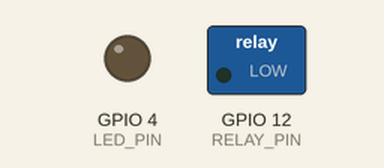
A sketch run on a simulated ESP32. Shown: switched loads named in the sketch (green lamp = pin HIGH), output pins drawn as LEDs (lit = HIGH). WiFi joins after 1.5 s; servers stay silent unless stated; uploads are accepted with an empty reply; the camera gives no picture; what the sketch prints to the serial monitor is not drawn.

Above: at 4.4 s.
At 5.6 s:
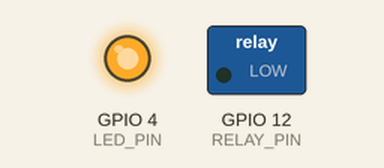
Timing chart, 0 to 10.4 s (numbered marks = the images above):
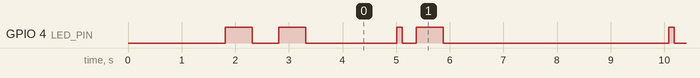

Measured:
- by itself, GPIO 4 (LED_PIN): HIGH → LOW at 2.3 s, → HIGH 0.50 s later, → LOW 0.50 s later, → HIGH 1.7 s later, … (103 changes in this stretch)
- by itself, everything shown: repeats every 5.1 s, in 4 steps

The sketch:

arduino-face-detector.ino
```cpp
/*
 * Arduino Face Recognition Attendance System
 *
 * This sketch captures images using ESP32-CAM and sends them to the
 * face recognition API for attendance tracking.
 *
 * Hardware Required:
 * - ESP32-CAM (AI-Thinker model)
 * - FTDI programmer (for initial upload)
 * - LED (optional, for status indication)
 * - Button (optional, for manual capture trigger)
 *
 * Connections:
 * - LED -> GPIO 4 (built-in flash LED)
 * - Button -> GPIO 13 (with internal pull-up)
 */

#include "esp_camera.h"
#include <WiFi.h>
#include <HTTPClient.h>
#include <ArduinoJson.h>

// WiFi credentials
const char* ssid = "YOUR_WIFI_SSID";
const char* password = "YOUR_WIFI_PASSWORD";

// API endpoints
const char* recognizeApiUrl = "http://facerecognition-attendance-w1hldw-e52aca-46-62-229-91.traefik.me/api/attendance";
const char* pythonApiUrl = "http://facerecognition-w1hldw-e52aca-46-62-229-91.traefik.me/recognize";

// GPIO pins
#define BUTTON_PIN 13
#define LED_PIN 4
#define RELAY_PIN 12  // For controlling door lock or other device

// Timing
unsigned long lastCaptureTime = 0;
const unsigned long captureInterval = 5000;  // Capture every 5 seconds in auto mode

// Mode selection
bool autoMode = true;  // Set to false for button-triggered mode

// Camera pins for AI-Thinker ESP32-CAM
#define PWDN_GPIO_NUM     32
#define RESET_GPIO_NUM    -1
#define XCLK_GPIO_NUM      0
#define SIOD_GPIO_NUM     26
#define SIOC_GPIO_NUM     27
#define Y9_GPIO_NUM       35
#define Y8_GPIO_NUM       34
#define Y7_GPIO_NUM       39
#define Y6_GPIO_NUM       36
#define Y5_GPIO_NUM       21
#define Y4_GPIO_NUM       19
#define Y3_GPIO_NUM       18
#define Y2_GPIO_NUM        5
#define VSYNC_GPIO_NUM    25
#define HREF_GPIO_NUM     23
#define PCLK_GPIO_NUM     22

void setup() {
  Serial.begin(115200);
  Serial.println("\n\nArduino Face Recognition Attendance System");
  Serial.println("==========================================");

  // Initialize GPIO
  pinMode(LED_PIN, OUTPUT);
  pinMode(RELAY_PIN, OUTPUT);
  pinMode(BUTTON_PIN, INPUT_PULLUP);

  digitalWrite(LED_PIN, LOW);
  digitalWrite(RELAY_PIN, LOW);

  // Connect to WiFi
  connectWiFi();

  // Initialize camera
  if (!initCamera()) {
    Serial.println("❌ Camera initialization failed!");
    while (true) {
      blinkLED(3, 200);  // Error indication
      delay(2000);
    }
  }

  Serial.println("✓ System ready!");
  Serial.println(autoMode ? "Mode: AUTO (continuous)" : "Mode: MANUAL (button trigger)");
  Serial.println("==========================================\n");

  blinkLED(2, 500);  // Success indication
}

void loop() {
  // Check WiFi connection
  if (WiFi.status() != WL_CONNECTED) {
    Serial.println("⚠️  WiFi disconnected. Reconnecting...");
    connectWiFi();
  }

  bool shouldCapture = false;

  if (autoMode) {
    // Auto mode: capture at regular intervals
    if (millis() - lastCaptureTime >= captureInterval) {
      shouldCapture = true;
      lastCaptureTime = millis();
    }
  } else {
    // Manual mode: capture on button press
    if (digitalRead(BUTTON_PIN) == LOW) {
      shouldCapture = true;
      delay(300);  // Debounce
      while (digitalRead(BUTTON_PIN) == LOW) delay(10);  // Wait for release
    }
  }

  if (shouldCapture) {
    captureAndRecognize();
  }

  delay(100);
}

void connectWiFi() {
  Serial.print("Connecting to WiFi");
  WiFi.begin(ssid, password);

  int attempts = 0;
  while (WiFi.status() != WL_CONNECTED && attempts < 30) {
    delay(500);
    Serial.print(".");
    attempts++;
  }

  if (WiFi.status() == WL_CONNECTED) {
    Serial.println("\n✓ WiFi connected!");
    Serial.print("IP address: ");
    Serial.println(WiFi.localIP());
  } else {
    Serial.println("\n❌ WiFi connection failed!");
  }
}

bool initCamera() {
  Serial.println("Initializing camera...");

  camera_config_t config;
  config.ledc_channel = LEDC_CHANNEL_0;
  config.ledc_timer = LEDC_TIMER_0;
  config.pin_d0 = Y2_GPIO_NUM;
  config.pin_d1 = Y3_GPIO_NUM;
  config.pin_d2 = Y4_GPIO_NUM;
  config.pin_d3 = Y5_GPIO_NUM;
  config.pin_d4 = Y6_GPIO_NUM;
  config.pin_d5 = Y7_GPIO_NUM;
  config.pin_d6 = Y8_GPIO_NUM;
  config.pin_d7 = Y9_GPIO_NUM;
  config.pin_xclk = XCLK_GPIO_NUM;
  config.pin_pclk = PCLK_GPIO_NUM;
  config.pin_vsync = VSYNC_GPIO_NUM;
  config.pin_href = HREF_GPIO_NUM;
  config.pin_sscb_sda = SIOD_GPIO_NUM;
  config.pin_sscb_scl = SIOC_GPIO_NUM;
  config.pin_pwdn = PWDN_GPIO_NUM;
  config.pin_reset = RESET_GPIO_NUM;
  config.xclk_freq_hz = 20000000;
  config.pixel_format = PIXFORMAT_JPEG;

  // Init with high specs to pre-allocate larger buffers
  if (psramFound()) {
    config.frame_size = FRAMESIZE_UXGA;  // 1600x1200
    config.jpeg_quality = 10;
    config.fb_count = 2;
  } else {
    config.frame_size = FRAMESIZE_SVGA;  // 800x600
    config.jpeg_quality = 12;
    config.fb_count = 1;
  }

  // Camera init
  esp_err_t err = esp_camera_init(&config);
  if (err != ESP_OK) {
    Serial.printf("Camera init failed with error 0x%x\n", err);
    return false;
  }

  // Adjust settings for better face recognition
  sensor_t * s = esp_camera_sensor_get();
  s->set_framesize(s, FRAMESIZE_VGA);  // 640x480 - good balance
  s->set_quality(s, 10);  // 0-63, lower is better quality
  s->set_brightness(s, 0);     // -2 to 2
  s->set_contrast(s, 0);       // -2 to 2
  s->set_saturation(s, 0);     // -2 to 2

  Serial.println("✓ Camera initialized successfully");
  return true;
}

void captureAndRecognize() {
  Serial.println("\n--- Capture & Recognize ---");

  // Flash LED to indicate capture
  digitalWrite(LED_PIN, HIGH);
  delay(100);
  digitalWrite(LED_PIN, LOW);

  // Capture image
  camera_fb_t * fb = esp_camera_fb_get();
  if (!fb) {
    Serial.println("❌ Camera capture failed");
    return;
  }

  Serial.printf("Image captured: %d bytes\n", fb->len);

  // Send to API
  bool recognized = sendImageToAPI(fb->buf, fb->len);

  // Return frame buffer
  esp_camera_fb_return(fb);

  // Handle response
  if (recognized) {
    Serial.println("✓ Face recognized! Access granted.");
    grantAccess();
  } else {
    Serial.println("⚠️  Face not recognized or no face detected.");
    denyAccess();
  }
}

bool sendImageToAPI(uint8_t* imageBuffer, size_t imageSize) {
  if (WiFi.status() != WL_CONNECTED) {
    Serial.println("❌ WiFi not connected");
    return false;
  }

  HTTPClient http;

  // Use the Go API endpoint which handles everything
  http.begin(recognizeApiUrl);
  http.addHeader("Content-Type", "multipart/form-data; boundary=----WebKitFormBoundary7MA4YWxkTrZu0gW");

  // Build multipart form data
  String boundaryStart = "------WebKitFormBoundary7MA4YWxkTrZu0gW\r\n";
  String contentDisposition = "Content-Disposition: form-data; name=\"image\"; filename=\"capture.jpg\"\r\n";
  String contentType = "Content-Type: image/jpeg\r\n\r\n";
  String boundaryEnd = "\r\n------WebKitFormBoundary7MA4YWxkTrZu0gW--\r\n";

  // Calculate total size
  size_t totalSize = boundaryStart.length() + contentDisposition.length() +
                     contentType.length() + imageSize + boundaryEnd.length();

  // Allocate buffer for complete request
  uint8_t* postData = (uint8_t*)malloc(totalSize);
  if (!postData) {
    Serial.println("❌ Memory allocation failed");
    http.end();
    return false;
  }

  // Build the POST data
  size_t offset = 0;
  memcpy(postData + offset, boundaryStart.c_str(), boundaryStart.length());
  offset += boundaryStart.length();
  memcpy(postData + offset, contentDisposition.c_str(), contentDisposition.length());
  offset += contentDisposition.length();
  memcpy(postData + offset, contentType.c_str(), contentType.length());
  offset += contentType.length();
  memcpy(postData + offset, imageBuffer, imageSize);
  offset += imageSize;
  memcpy(postData + offset, boundaryEnd.c_str(), boundaryEnd.length());

  // Send POST request
  Serial.println("Sending image to API...");
  int httpResponseCode = http.POST(postData, totalSize);

  free(postData);

  bool success = false;

  if (httpResponseCode > 0) {
    Serial.printf("HTTP Response code: %d\n", httpResponseCode);
    String response = http.getString();
    Serial.println("Response: " + response);

    // Parse JSON response
    DynamicJsonDocument doc(2048);
    DeserializationError error = deserializeJson(doc, response);

    if (!error) {
      bool apiSuccess = doc["success"] | false;

      if (apiSuccess) {
        // Check if authorized
        bool authorized = doc["authorized"] | false;
        const char* personName = doc["name"] | "Unknown";
        float confidence = doc["confidence"] | 0.0;
        const char* message = doc["message"] | "";

        if (authorized) {
          Serial.printf("✓ Recognized: %s (%.2f%% confidence)\n", personName, confidence);
          Serial.printf("   Message: %s\n", message);
          success = true;
        } else {
          Serial.printf("⚠️  Not authorized: %s\n", message);
        }
      } else {
        // API returned success=false
        const char* errorMsg = doc["error"] | "Unknown error";
        Serial.printf("API Error: %s\n", errorMsg);
      }
    } else {
      Serial.println("❌ JSON parsing failed");
    }
  } else {
    Serial.printf("❌ HTTP Error: %d\n", httpResponseCode);
  }

  http.end();
  return success;
}

void grantAccess() {
  // Visual feedback
  for (int i = 0; i < 3; i++) {
    digitalWrite(LED_PIN, HIGH);
    delay(100);
    digitalWrite(LED_PIN, LOW);
    delay(100);
  }

  // Activate relay (e.g., unlock door)
  digitalWrite(RELAY_PIN, HIGH);
  delay(3000);  // Keep unlocked for 3 seconds
  digitalWrite(RELAY_PIN, LOW);
}

void denyAccess() {
  // Visual feedback - long blink
  digitalWrite(LED_PIN, HIGH);
  delay(500);
  digitalWrite(LED_PIN, LOW);
}

void blinkLED(int times, int duration) {
  for (int i = 0; i < times; i++) {
    digitalWrite(LED_PIN, HIGH);
    delay(duration);
    digitalWrite(LED_PIN, LOW);
    delay(duration);
  }
}
```
